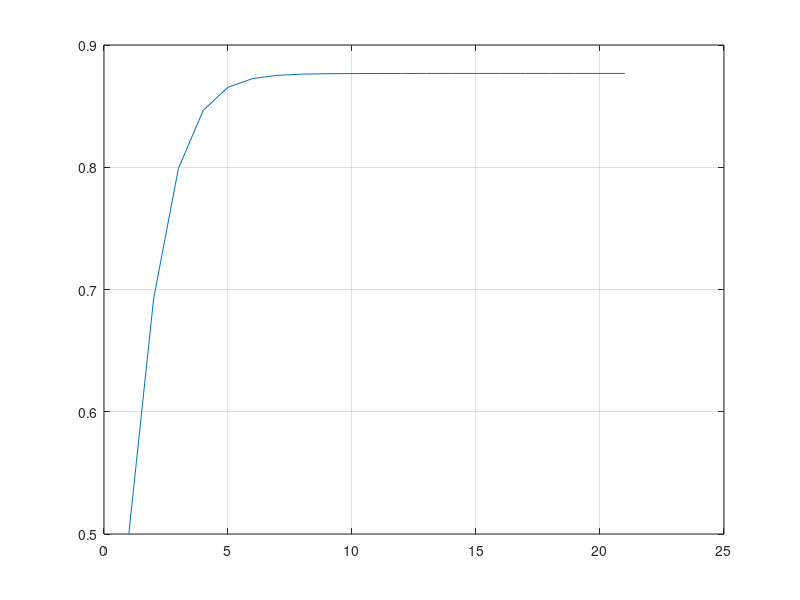

Recreate this plot in MATLAB.
clc
close all
clear
x(1) = 0.5;
for i = 1:20
    x(i+1) = sqrt(sin(x(i)));
end
fprintf("Value of x = %g",x(end));
plot(x),grid on ; 
